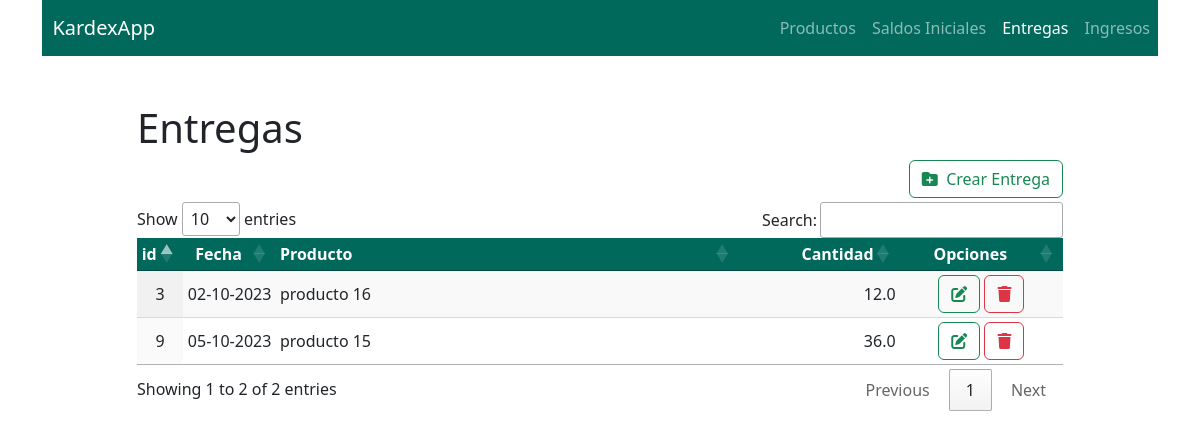
The page /kardexapp/entregas/ on the database its author committed.
### KardexApp/models.py (models this page shows, shortened)
class Entrega(models.Model):
    id = models.AutoField(primary_key=True)
    fecha = models.DateField(null=True)
    codigo = models.ForeignKey(Producto, on_delete=models.CASCADE)
    cantidad = models.FloatField(default=0.00)

class Producto(models.Model):
    codigo = models.AutoField(primary_key=True)
    descripcion = models.CharField(max_length=100, null=True, default=None)
    def __str__(self):
        return self.descripcion

### KardexApp/views.py (the view)
# urls.py: path("entregas/", EntregaListView.as_view(), name="entrega-list"),
class EntregaListView(ListView):
    model = Entrega
    template_name = "entregas.html"
    def get_context_data(self, **kwargs):
        context = super().get_context_data(**kwargs)
        context["productos"] = Producto.objects.all()
        return context

### KardexApp/templates/entregas.html (shortened to what this page needs)
<!DOCTYPE html>
<html>
  <head>
    <link
      rel="stylesheet"
      href="https://cdnjs.cloudflare.com/ajax/libs/font-awesome/6.4.2/css/all.min.css"
    />
    <link
      rel="stylesheet"
      href="//cdn.datatables.net/1.13.6/css/jquery.dataTables.min.css"
    />
    <link
      href="https://cdnjs.cloudflare.com/ajax/libs/twitter-bootstrap/5.3.0/css/bootstrap.min.css"
      rel="stylesheet"
    />
    <link
      href="https://cdn.datatables.net/v/bs5/jszip-3.10.1/b-2.4.2/b-colvis-2.4.2/b-html5-2.4.2/b-print-2.4.2/datatables.min.css"
      rel="stylesheet"
    />
    <link
      href="https://cdn.jsdelivr.net/npm/bootstrap@5.3.2/dist/css/bootstrap.min.css"
      rel="stylesheet"
    />
  </head>
  <body>
    <div class="container">
      <nav
        class="navbar navbar-expand-lg"
        style="background-color: #00695c"
        data-bs-theme="dark"
      >
        <a class="navbar-brand" href="/admin">&nbsp;&nbsp;KardexApp</a>
        <div class="collapse navbar-collapse" id="navbarNavAltMarkup">
          <div class="navbar-nav ms-auto">
            <a class="nav-link" href="/kardexapp/productos">Productos</a>
            <a class="nav-link" href="/kardexapp/saldos">Saldos Iniciales</a>
            <a class="nav-link active" href="/kardexapp/entregas">Entregas</a>
            <a class="nav-link" href="/kardexapp/ingresos">Ingresos</a>
          </div>
        </div>
      </nav>
      <div class="row justify-content-md-center">
        <div class="col-12 col-md-10">
          <br /><br />
          <div>
            <h1>Entregas</h1>
            <div class="d-grid gap-2 d-md-flex justify-content-md-end pb-1">
              <a
                class="btn btn-outline-success crear-entrega"
                href="javascript:void(0);"
                ><i class="fa-solid fa-folder-plus text-teal"></i>&nbsp; Crear
                Entrega</a
              >
            </div>
            <div class="table-responsive" id="tabla">
              <table id="tabla_entregas" class="display compact">
                <thead>
                  <tr style="background-color: #00695c" class="text-white">
                    <th class="text-center" width="5%">id</th>
                    <th class="text-center" width="10%">Fecha</th>
                    <th width="50%">Producto</th>
                    <th class="text-end">Cantidad</th>
                    <th class="text-center">Opciones</th>
                  </tr>
                </thead>
                <tbody>
                  {% for entrega in object_list %}
                  <tr>
                    <td class="text-center">{{ entrega.id }}</td>
                    <td class="text-center">
                      {{ entrega.fecha | date:"d-m-Y" }}
                    </td>
                    <td>{{ entrega.codigo }}</td>
                    <td class="text-end">{{ entrega.cantidad }}</td>
                    <td class="text-center">
                      <a class="btn btn-outline-success">
                        <i
                          class="fa-solid fa-pen-to-square editar-entrega"
                          data-entrega="{{ entrega.id }}"
                        ></i>
                      </a>
                      <a class="btn btn-outline-danger">
                        <i
                          class="fa-solid fa-trash eliminar-entrega"
                          data-entrega="{{ entrega.id }}"
                        ></i>
                      </a>
                    </td>
                  </tr>
                  {% endfor %}
                </tbody>
              </table>
            </div>
          </div>
        </div>
      </div>
    </div>
  </body>
</html>

### rows shown on the page
Entrega: id "3", fecha "02-10-2023", codigo "producto 16", cantidad "12.0"
Entrega: id "9", fecha "05-10-2023", codigo "producto 15", cantidad "36.0"
